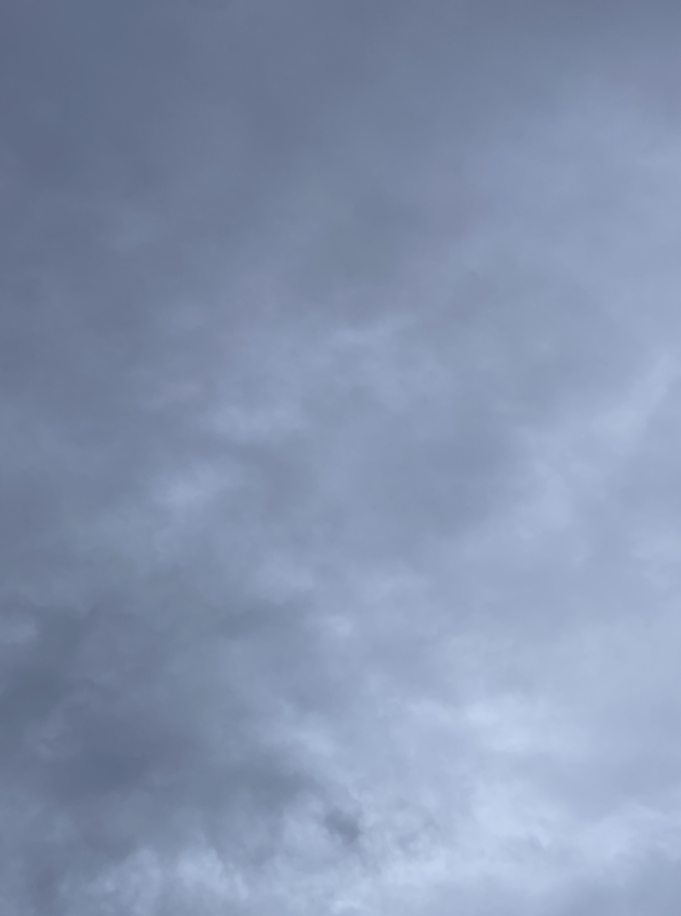
#> input picture CAGED/images/image6.png, 1362 x 1832 px, found by its file name (shown at 1/2 size)
$ python test2.py
#> lines starting #> are read from the running program, lines starting #| are printed output that depends on the picture; after the words box and inside, x2 and y2 are one past the last pixel; in counts of white or black regions, pixels touching at a corner belong together; long printed decimals are rounded
import numpy as np
from PIL import Image
import matplotlib.pyplot as plt

from skimage.morphology import (
    opening, closing, disk,
    remove_small_objects, dilation
)
from skimage.filters import rank
from skimage.util import img_as_ubyte
from skimage.segmentation import flood
from tqdm import tqdm


# ============================================================
# UTILITAIRES
# ============================================================

def rgb_to_luminance(img_rgb):
    img = img_rgb.astype(np.float32)
    R, G, B = img[..., 0], img[..., 1], img[..., 2]
    return 0.2126 * R + 0.7152 * G + 0.0722 * B


def local_std(image, win=9):
    image_n = (image - image.min()) / (image.max() - image.min() + 1e-6)
    image_u8 = img_as_ubyte(image_n)
    mean = rank.mean(image_u8, disk(win // 2))
    mean_sq = rank.mean(image_u8 ** 2, disk(win // 2))
    return np.sqrt(mean_sq - mean ** 2)


def dominance_ratio(arr):
    p50 = np.percentile(arr, 50)
    p90 = np.percentile(arr, 90)
    p99 = np.percentile(arr, 99)
    return (p99 - p90) / (p90 - p50 + 1e-6)


# ============================================================
# DÉTECTION PANACHE — STRICTEMENT RELATIVE AU ROI
# ============================================================

def detect_panache_visible(
    image_rgb,
    roi,
    S_min=60,
    k_core=2.2,
    k_edge=1.1,
    win_tex=9,
    show=True
):
    """
    Détection de panache visible basée uniquement sur
    des ruptures statistiques DOMINANTES internes au ROI.
    """

    # --------------------------------------------------------
    # 1. EXTRACTION ROI
    # --------------------------------------------------------
    x1, y1, x2, y2 = roi
    roi_rgb = image_rgb[y1:y2, x1:x2]

    # --------------------------------------------------------
    # 2. LUMINANCE NORMALISÉE
    # --------------------------------------------------------
    Y = rgb_to_luminance(roi_rgb)
    Yn = (Y - np.median(Y)) / (np.std(Y) + 1e-6)

    # --------------------------------------------------------
    # 3. ANOMALIE & TEXTURE
    # --------------------------------------------------------
    Y_bg = np.percentile(Yn, 30)
    deltaY = np.abs(Yn - Y_bg)
    sigma_local = local_std(Yn, win=win_tex)

    # --------------------------------------------------------
    # 4. TESTS DE DOMINANCE (GARDE-FOU ABSOLU)
    # --------------------------------------------------------
    dom_Y = dominance_ratio(deltaY)
    dom_sigma = dominance_ratio(sigma_local)

    if dom_Y < 1.2 and dom_sigma < 1.2:
        # ROI homogène → PAS DE PANACHE
        empty_mask = np.zeros_like(deltaY, dtype=bool)
        metrics = {
            "panache": False,
            "reason": "No dominant internal contrast",
            "dominance_luminance": dom_Y,
            "dominance_texture": dom_sigma
        }

        if show:
            plt.figure(figsize=(6, 4))
            plt.imshow(roi_rgb)
            plt.title("ROI homogène — PAS DE PANACHE")
            plt.axis("off")
            plt.show()

        return False, empty_mask, metrics

    # --------------------------------------------------------
    # 5. NOYAU STRICT (LUMINANCE DOMINANTE)
    # --------------------------------------------------------
    sigma_Y = np.std(Yn)
    thr_core = k_core * sigma_Y

    mask_core = deltaY > thr_core
    mask_core = opening(mask_core, disk(2))
    mask_core = remove_small_objects(mask_core, min_size=S_min)

    # --------------------------------------------------------
    # 6. EXTENSION CONDITIONNELLE (ΔY OU σ)
    # --------------------------------------------------------
    thr_edge = k_edge * sigma_Y
    sigma_thr = np.percentile(sigma_local, 70)

    mask_ext = np.zeros_like(mask_core)
    seeds = np.argwhere(mask_core)

    for y, x in tqdm(seeds, desc="Extension du panache", unit="seed"):
        flooded = flood(deltaY, (y, x), tolerance=thr_edge)
        flooded &= (deltaY > thr_edge) | (sigma_local > sigma_thr)
        mask_ext |= flooded

    # --------------------------------------------------------
    # 7. DILATATION AVANT NETTOYAGE
    # --------------------------------------------------------
    mask_ext = dilation(mask_ext, disk(2))

    # --------------------------------------------------------
    # 8. NETTOYAGE FINAL
    # --------------------------------------------------------
    mask_ext = closing(mask_ext, disk(3))
    mask_ext = remove_small_objects(mask_ext, min_size=S_min)

    # --------------------------------------------------------
    # 9. MÉTRIQUES
    # --------------------------------------------------------
    area = int(mask_ext.sum())

    panache = area >= S_min

    metrics = {
        "panache": panache,
        "area_px": area,
        "dominance_luminance": dom_Y,
        "dominance_texture": dom_sigma,
        "thr_core": thr_core,
        "thr_edge": thr_edge
    }

    # --------------------------------------------------------
    # 10. DEBUG VISUEL
    # --------------------------------------------------------
    if show:
        fig, ax = plt.subplots(2, 4, figsize=(18, 8))

        ax[0, 0].imshow(image_rgb)
        ax[0, 0].add_patch(
            plt.Rectangle((x1, y1), x2-x1, y2-y1,
                          edgecolor="red", facecolor="none", lw=2)
        )
        ax[0, 0].set_title("Image + ROI")
        ax[0, 0].axis("off")

        ax[0, 1].imshow(deltaY, cmap="inferno")
        ax[0, 1].set_title("|ΔY|")
        ax[0, 1].axis("off")

        ax[0, 2].imshow(sigma_local, cmap="viridis")
        ax[0, 2].set_title("σ locale")
        ax[0, 2].axis("off")

        ax[0, 3].imshow(mask_core, cmap="gray")
        ax[0, 3].set_title("Noyau strict")
        ax[0, 3].axis("off")

        ax[1, 0].imshow(mask_ext, cmap="gray")
        ax[1, 0].set_title("Masque final")
        ax[1, 0].axis("off")

        ax[1, 1].imshow(Y, cmap="gray")
        ax[1, 1].set_title("Luminance Y")
        ax[1, 1].axis("off")

        ax[1, 2].imshow(Y, cmap="gray")
        ax[1, 2].imshow(mask_ext, cmap="Reds", alpha=0.5)
        ax[1, 2].set_title(
            f"Résultat : {'PANACHE' if panache else 'PAS DE PANACHE'}"
        )
        ax[1, 2].axis("off")

        ax[1, 3].axis("off")

        plt.tight_layout()
        plt.show()

    return panache, mask_ext, metrics


# ============================================================
# EXEMPLE
# ============================================================

if __name__ == "__main__":
    IMAGE_PATH = "CAGED/images/image6.png"
    ROI = (500, 600, 1300, 1800)

    img = np.array(Image.open(IMAGE_PATH).convert("RGB"))

    panache, mask, metrics = detect_panache_visible(
        img,
        ROI,
        show=True
    )
#> in detect_panache_visible, `Yn = (Y - np.median(Y)) / (np.std(Y) + 1e-6)`:
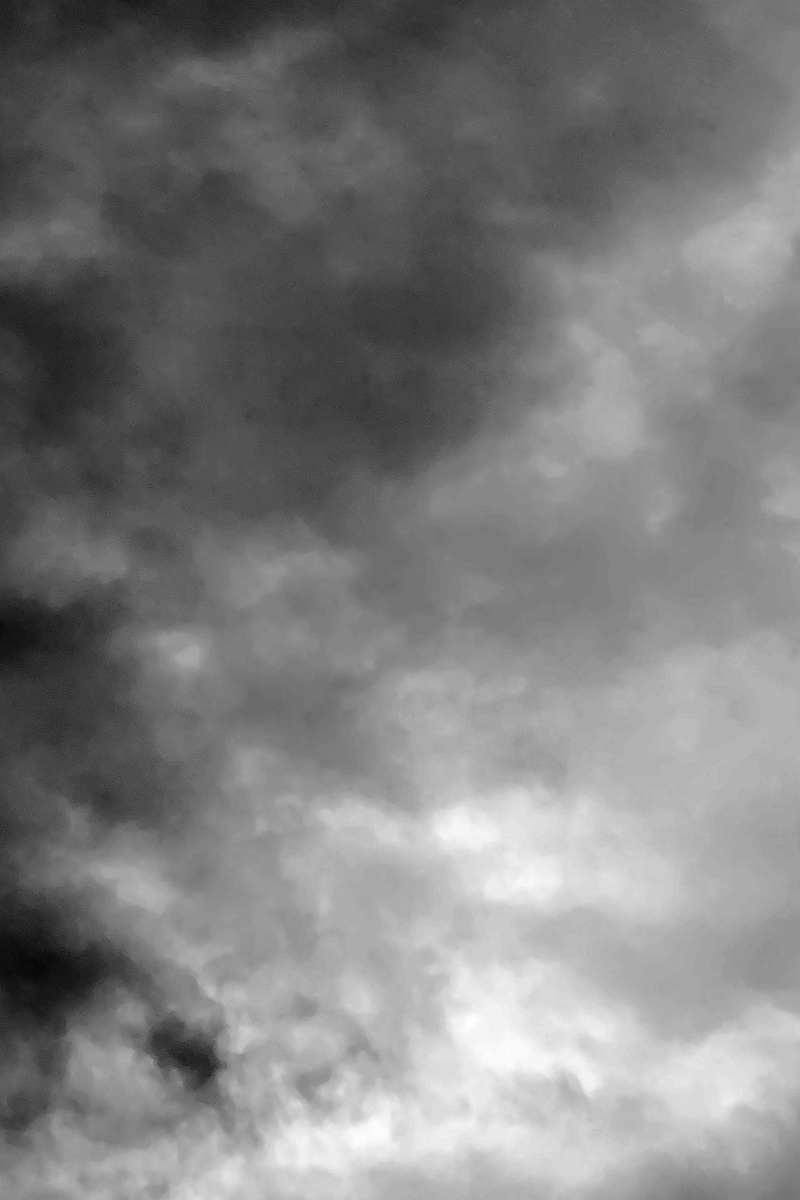
#> Yn: shape (1200, 800) float32; min -2.5, max 2.53, mean 0.0182; drawn with min black and max white
#> in detect_panache_visible, `Y_bg = np.percentile(Yn, 30)`: Y_bg = -0.754
#> in detect_panache_visible, `deltaY = np.abs(Yn - Y_bg)`:
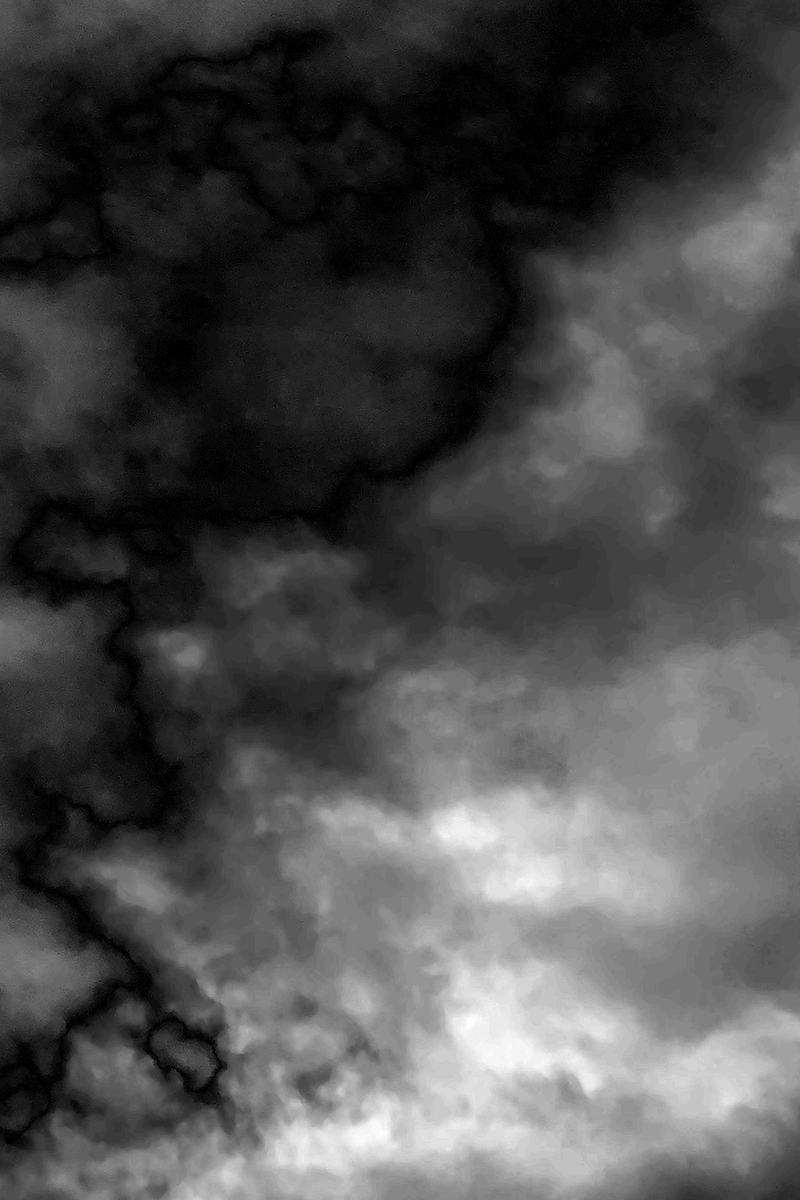
#> deltaY: shape (1200, 800) float32; min 0, max 3.29, mean 0.997; drawn with min black and max white
#> in local_std, `mean_sq = rank.mean(image_u8 ** 2, disk(win // 2))`:
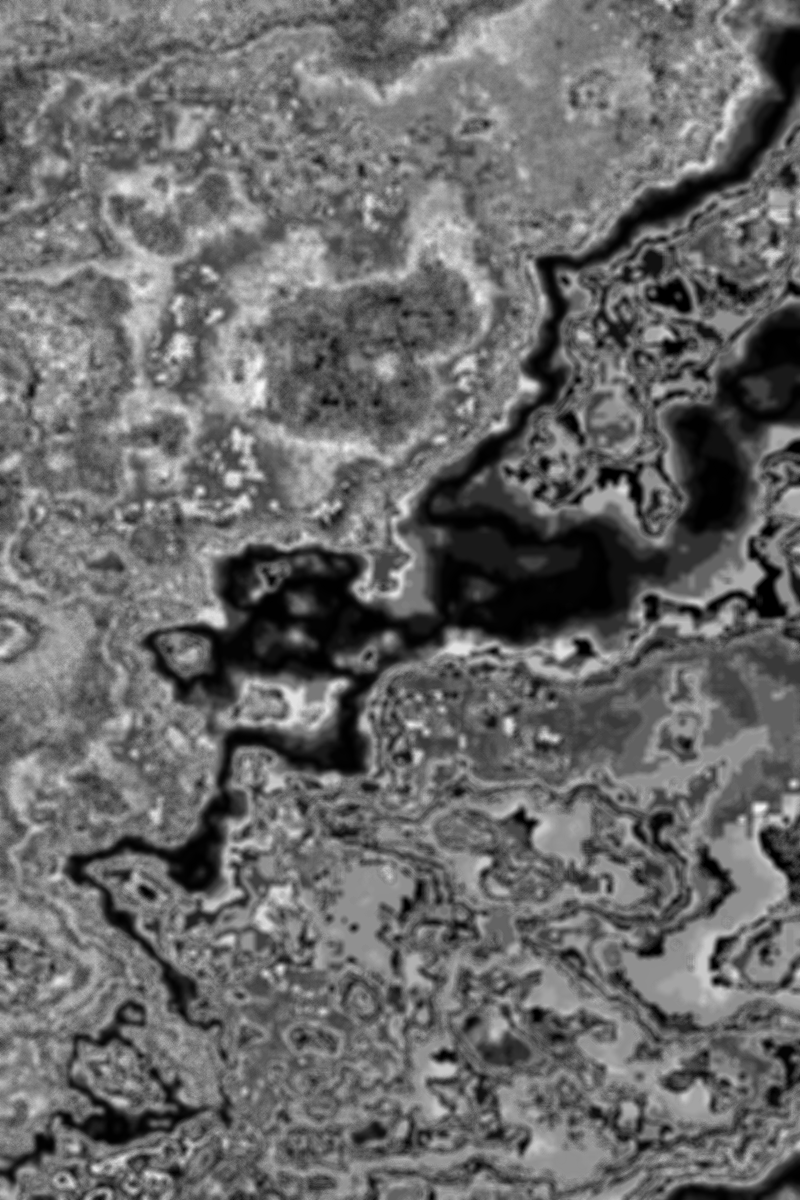
#> mean_sq: shape (1200, 800); min 0, max 249, mean 105.1
#> in local_std, `return np.sqrt(mean_sq - mean ** 2)`:
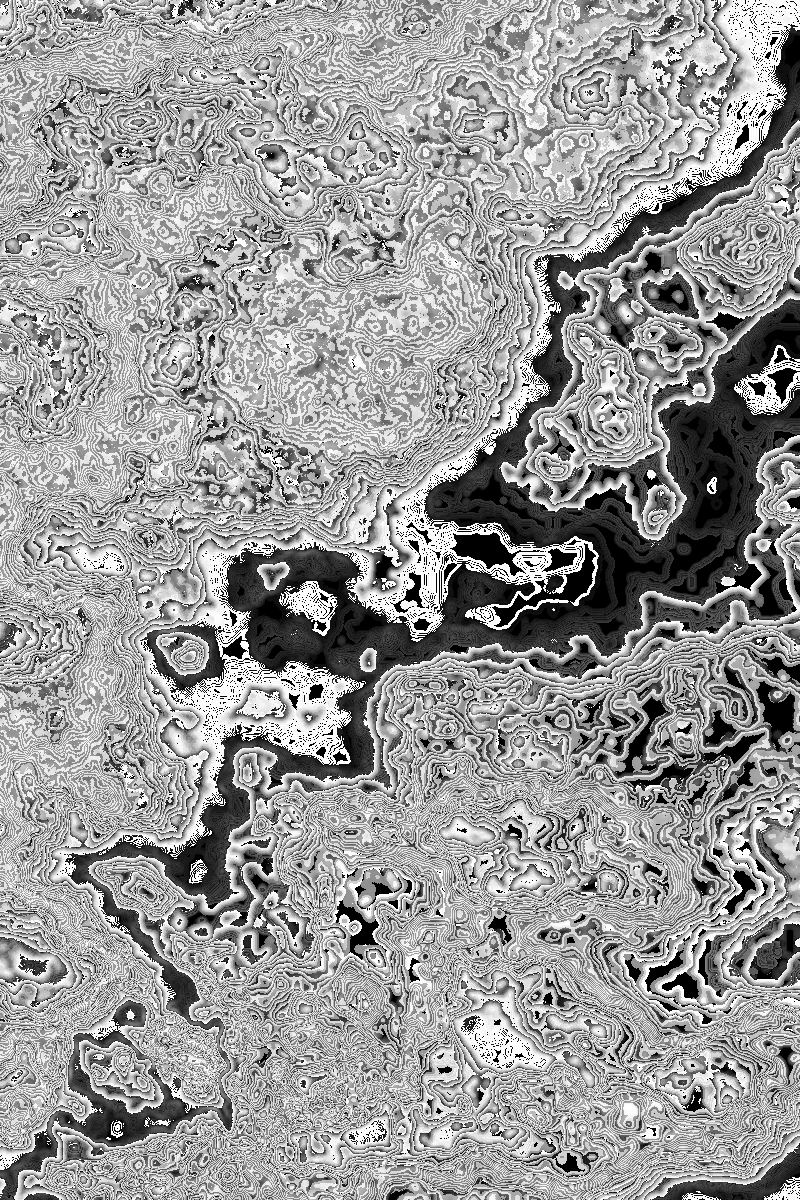
#> returned value: shape (1200, 800) float16; min 0, max 15.97, mean 9.63; drawn with min black and max white
#> in dominance_ratio, `p50 = np.percentile(arr, 50)`: p50 = 0.855
#> in dominance_ratio, `p90 = np.percentile(arr, 90)`: p90 = 2.18
#> in dominance_ratio, `p99 = np.percentile(arr, 99)`: p99 = 2.92
#> in detect_panache_visible, `dom_Y = dominance_ratio(deltaY)`: dom_Y = 0.558
#> in detect_panache_visible, `dom_sigma = dominance_ratio(sigma_local)`: dom_sigma = 0.127
#> in detect_panache_visible, `metrics = { "panache": False, "reason": "No dominant internal contrast..`: metrics = {'panache': False, 'reason': 'No dominant internal contrast', 'dominance_luminance': 0.558, 'dominance_texture': 0.127}
#> mask: shape (1200, 800) bool; every value is 0
#> panache = False

    print("Panache détecté :", panache)
#| Panache détecté : False
    for k, v in metrics.items():
        print(f"{k} : {v}")
#> this loop made 4 passes
#> (k, v) on passes 1 to 4: ('panache', False), ('reason', 'No dominant internal contrast'), ('dominance_luminance', 0.558), ('dominance_texture', 0.127)
#| panache : False
#| reason : No dominant internal contrast
#| dominance_luminance : 0.5579
#| dominance_texture : 0.1273
